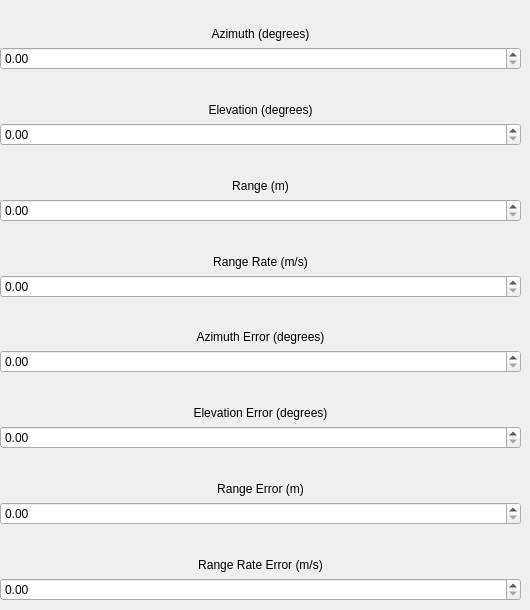
                       <widget class="QWidget" name="captureCalibrationBearingTab">
                        <attribute name="title">
                         <string>Bearing</string>
                        </attribute>
                        <widget class="QWidget" name="verticalLayoutWidget_31">
                         <property name="geometry">
                          <rect>
                           <x>0</x>
                           <y>0</y>
                           <width>521</width>
                           <height>601</height>
                          </rect>
                         </property>
                         <layout class="QVBoxLayout" name="calBearingVertLayout">
                          <item>
                           <widget class="QLabel" name="calBearingAzimuthLabel">
                            <property name="text">
                             <string>Azimuth (degrees)</string>
                            </property>
                            <property name="alignment">
                             <set>Qt::AlignBottom|Qt::AlignHCenter</set>
                            </property>
                           </widget>
                          </item>
                          <item>
                           <widget class="QDoubleSpinBox" name="calBearingDoubleSpinBox">
                            <property name="maximum">
                             <double>360.000000000000000</double>
                            </property>
                           </widget>
                          </item>
                          <item>
                           <widget class="QLabel" name="calBearingElvLabel">
                            <property name="text">
                             <string>Elevation (degrees)</string>
                            </property>
                            <property name="alignment">
                             <set>Qt::AlignBottom|Qt::AlignHCenter</set>
                            </property>
                           </widget>
                          </item>
                          <item>
                           <widget class="QDoubleSpinBox" name="calBearingElvDoubleSpinBox">
                            <property name="maximum">
                             <double>360.000000000000000</double>
                            </property>
                           </widget>
                          </item>
                          <item>
                           <widget class="QLabel" name="calBearingRangeLabel">
                            <property name="text">
                             <string>Range (m)</string>
                            </property>
                            <property name="alignment">
                             <set>Qt::AlignBottom|Qt::AlignHCenter</set>
                            </property>
                           </widget>
                          </item>
                          <item>
                           <widget class="QDoubleSpinBox" name="calBearingRangeDoubleSpinBox">
                            <property name="maximum">
                             <double>10000000000000000.000000000000000</double>
                            </property>
                           </widget>
                          </item>
                          <item>
                           <widget class="QLabel" name="calBearingRangeRateLabel">
                            <property name="text">
                             <string>Range Rate (m/s)</string>
                            </property>
                            <property name="alignment">
                             <set>Qt::AlignBottom|Qt::AlignHCenter</set>
                            </property>
                           </widget>
                          </item>
                          <item>
                           <widget class="QDoubleSpinBox" name="calBearingRangeRateDoubleSpinBox">
                            <property name="maximum">
                             <double>10000000000000000.000000000000000</double>
                            </property>
                           </widget>
                          </item>
                          <item>
                           <widget class="QLabel" name="calBearingAzErrLabel">
                            <property name="text">
                             <string>Azimuth Error (degrees)</string>
                            </property>
                            <property name="alignment">
                             <set>Qt::AlignBottom|Qt::AlignHCenter</set>
                            </property>
                           </widget>
                          </item>
                          <item>
                           <widget class="QDoubleSpinBox" name="calBearingAzErrDoubleSpinBox">
                            <property name="maximum">
                             <double>360.000000000000000</double>
                            </property>
                           </widget>
                          </item>
                          <item>
                           <widget class="QLabel" name="calBearingElErrLabel">
                            <property name="text">
                             <string>Elevation Error (degrees)</string>
                            </property>
                            <property name="alignment">
                             <set>Qt::AlignBottom|Qt::AlignHCenter</set>
                            </property>
                           </widget>
                          </item>
                          <item>
                           <widget class="QDoubleSpinBox" name="calBearingElErrDoubleSpinBox">
                            <property name="maximum">
                             <double>360.000000000000000</double>
                            </property>
                           </widget>
                          </item>
                          <item>
                           <widget class="QLabel" name="calBearingRangeErrLabel">
                            <property name="text">
                             <string>Range Error (m)</string>
                            </property>
                            <property name="alignment">
                             <set>Qt::AlignBottom|Qt::AlignHCenter</set>
                            </property>
                           </widget>
                          </item>
                          <item>
                           <widget class="QDoubleSpinBox" name="calBearingRangeErrDoubleSpinBox">
                            <property name="maximum">
                             <double>100000000000000.000000000000000</double>
                            </property>
                           </widget>
                          </item>
                          <item>
                           <widget class="QLabel" name="calBearingRangeRateErrLabel">
                            <property name="text">
                             <string>Range Rate Error (m/s)</string>
                            </property>
                            <property name="alignment">
                             <set>Qt::AlignBottom|Qt::AlignHCenter</set>
                            </property>
                           </widget>
                          </item>
                          <item>
                           <widget class="QDoubleSpinBox" name="calBearingRangeRateErrDoubleSpinBox"/>
                          </item>
                         </layout>
                        </widget>
                       </widget>
